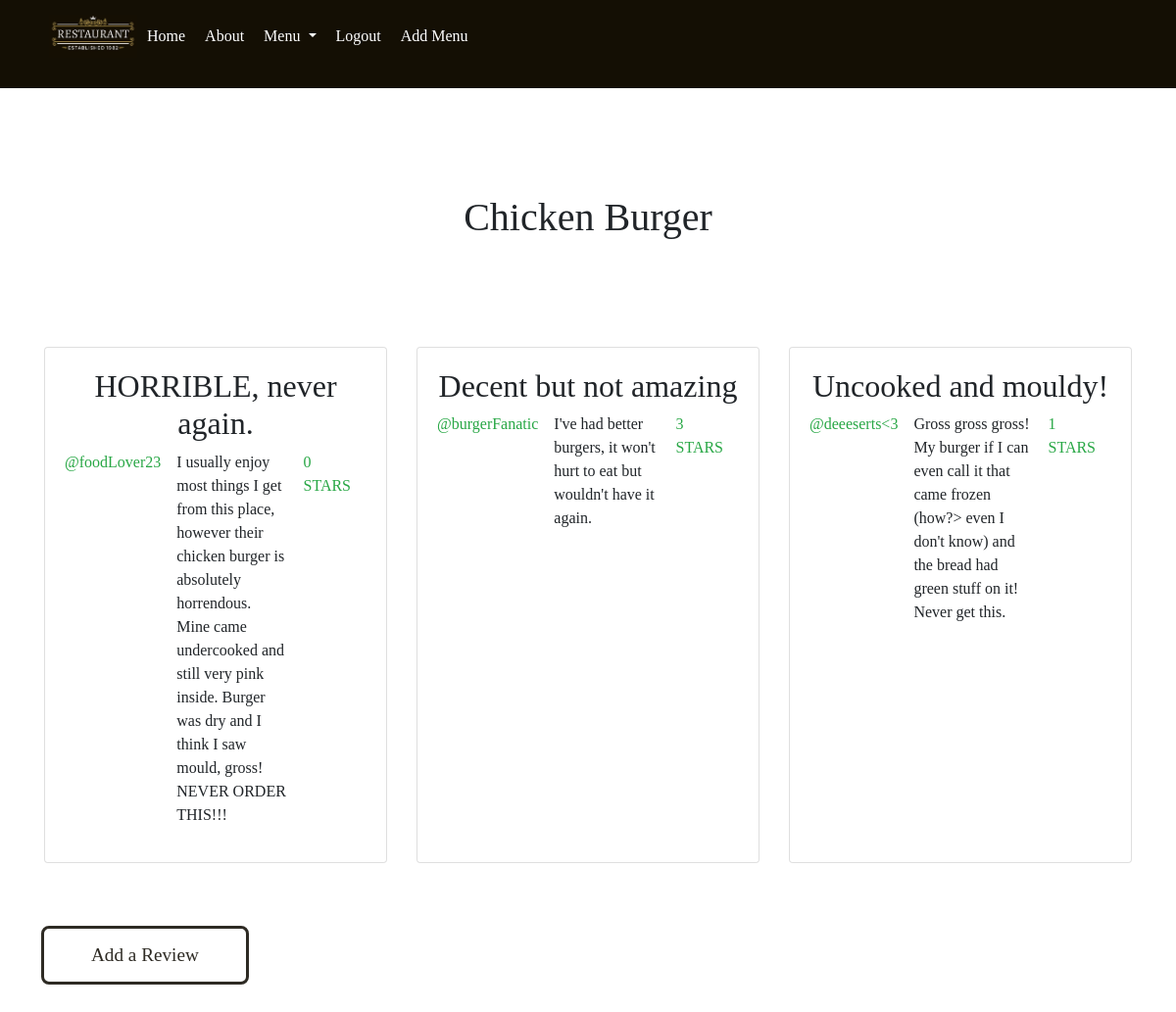
The app's page /restaurant/main-menu/chicken-burger/ (signed in) with its own data.
### restaurant/models.py (models this page shows, shortened)
class MenuItem(models.Model):
    MENUITEM_ID_MAX_LENGTH=128
    DESCRIPTION_MAX_LENGTH=200
    menuItemID = models.CharField(max_length=MENUITEM_ID_MAX_LENGTH, unique=True) # primary key
    menu = models.ForeignKey(Menu, on_delete=models.CASCADE) # foreign key: one to many - many menu items for one menu
    description = models.CharField(max_length=DESCRIPTION_MAX_LENGTH, default="None")
    price = models.FloatField(default =0.0)
    photo = models.ImageField(upload_to='menu_item_images', blank=True)
    slug = models.SlugField(unique=True)
    class Meta:
        verbose_name_plural = 'MenuItems'

class Review(models.Model):
    REVIEW_ID_MAX_LENGTH=128
    COMMENT_MAX_LENGTH=1000
    reviewID =  models.CharField(max_length=REVIEW_ID_MAX_LENGTH, unique=True) # primary key
    user = models.ForeignKey(User, on_delete=models.CASCADE) # foreign key: one to many - many reviews for one user
    menuItem = models.ForeignKey(MenuItem, on_delete=models.CASCADE) # foreign key: one to many - many reviews for one menu item
    comment = models.CharField(max_length=COMMENT_MAX_LENGTH)
    ratings = models.IntegerField(default =0)
    photo = models.ImageField(upload_to='review_images', blank=True)

### restaurant/views.py (the view)
# urls.py: path('<slug:menu_name_slug>/<slug:menuItem_name_slug>/', views.show_menu_item, name='show_menu_item'),
def show_menu_item(request, menu_name_slug, menuItem_name_slug):
    context_dict = {}
    try:
        menu = Menu.objects.get(slug=menu_name_slug)
        menuItem = MenuItem.objects.get(slug=menuItem_name_slug)
        reviews = Review.objects.filter(menuItem=menuItem)
        context_dict['reviews'] = reviews
        context_dict['menuItem'] = menuItem
        context_dict['menu'] = menu
    except Menu.DoesNotExist:
        context_dict['menu'] = None
        context_dict['menuItem'] = None
        context_dict['reviews'] = None
    return render(request, 'restaurant/menu_item.html', context=context_dict)

### restaurant/templatetags/rango_template_tags.py (called while the page is built)
@register.inclusion_tag('restaurant/menus.html')
def get_menu_list():
    return {'menus': Menu.objects.all() }

### templates/restaurant/menu_item.html (shortened to what this page needs)
{% extends 'restaurant/base.html' %}
{% block body_block %}
    {% if menuItem %}
    <div class = "container mt-2">
        <h1 class = "text-center font-weight-normal">{{ menuItem.menuItemID }}</h1>
    </div>
    {% if reviews %}
    <div class = "container mt-2 d-flex mb-5">
        <div class = "row">
            {% for review in reviews %}
            <div class="col-lg-4 d-flex align-items-stretch mb-5">
                <div class = "card">
                    <div class="card-body">
                        <h2 class = "text-center font-weight-normal">{{review.reviewID}}</h2>
                        <div class = "d-flex justify-content-between">
                            <p class="card-text mr-3 text-success ">@{{review.user}}</p>
                            <p class="card-text mr-3" >{{review.comment}}</p>
                            <p class="card-text mr-3 text-success">{{review.ratings}} STARS</p>
                        </div>
                    </div>
                </div>
            </div>
            {% endfor %}
            <div>
                {% if user.is_authenticated %}
                        <a href="{% url 'restaurant:add_review' menu.slug menuItem.slug %}" class="home-btn">Add a Review</a>
                {% endif %}
            </div>
        </div>
    </div>
    {% endif %}
    {% else %}
    <strong>The specified menu item does not exist.</strong>
    {% endif %}
{% endblock %}

### static/css/style.css (style rules this page uses)
:root { --brown:#2e2b24; --gold: #EDC270; }
* { margin: 0; padding: 0; box-sizing: border-box; font-family: 'PT Serif', serif; text-decoration: none; }
p { text-transform: none; }
.home-btn { display: inline-block; padding: .8rem 3rem; border:.2rem solid var(--brown); color:var(--brown); cursor: pointer; font-size: 1.2rem; border-radius: .5rem; position: relative; overflow: hidden; z-index: 0; margin-top: 1rem; text-decoration: none; }
.container { width: 80%; display: block; margin: auto; padding-top: 100px; }

### records on screen
MenuItem: menuItemID "Chicken Burger"
Review: reviewID "HORRIBLE, never again.", user "foodLover23", comment "I usually enjoy most things I get from this place, however their chicken burger is absolutely horrendous. Mine came undercooked and still very pink inside. Burger was dry and I think I saw mould, gross! NEVER ORDER THIS!!!", ratings "0"
Review: reviewID "Decent but not amazing", user "burgerFanatic", comment "I've had better burgers, it won't hurt to eat but wouldn't have it again.", ratings "3"
Review: reviewID "Uncooked and mouldy!", user "deeeserts<3", comment "Gross gross gross! My burger if I can even call it that came frozen (how?> even I don't know) and the bread had green stuff on it! Never get this.", ratings "1"
